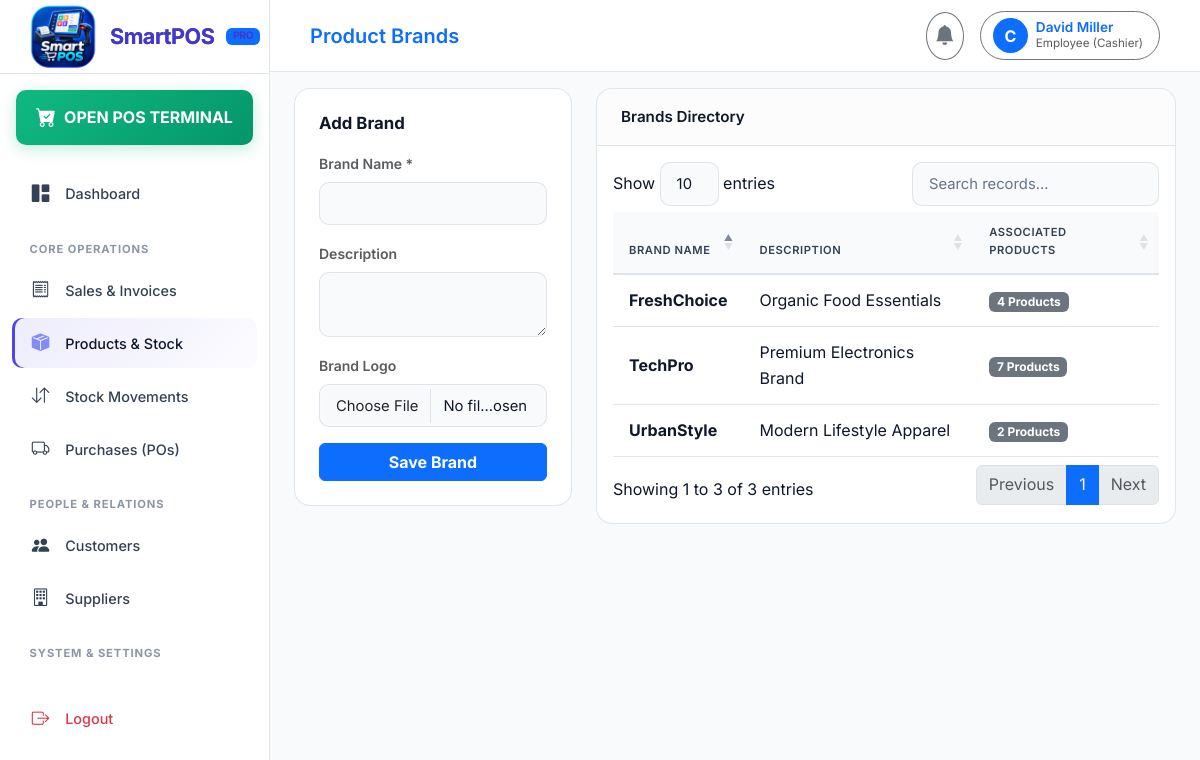
Screenshot of /products/brands/ (signed in) with the database file from the repository.
### authentication/models.py (models this page shows, shortened)
class User(AbstractUser):
    ROLE_SUPER_ADMIN = 'SUPER_ADMIN'
    ROLE_ADMIN = 'ADMIN'
    ROLE_EMPLOYEE = 'EMPLOYEE'
    ROLE_CUSTOMER = 'CUSTOMER'
    ROLE_CHOICES = [
        (ROLE_SUPER_ADMIN, 'Super Admin'),
        (ROLE_ADMIN, 'Admin (Business Owner)'),
        (ROLE_EMPLOYEE, 'Employee (Cashier)'),
        (ROLE_CUSTOMER, 'Customer'),
    ]
    role = models.CharField(max_length=20, choices=ROLE_CHOICES, default=ROLE_EMPLOYEE)
    business = models.ForeignKey(Business, on_delete=models.CASCADE, null=True, blank=True, related_name='users')
    branch = models.ForeignKey('branches.Branch', on_delete=models.SET_NULL, null=True, blank=True, related_name='users')
    phone = models.CharField(max_length=30, blank=True, null=True)
    profile_picture = models.ImageField(upload_to='profile_pics/', null=True, blank=True)
    status = models.BooleanField(default=True)
    created_at = models.DateTimeField(auto_now_add=True)
    updated_at = models.DateTimeField(auto_now=True)
    def is_super_admin(self):
        return self.role == self.ROLE_SUPER_ADMIN or self.is_superuser
    def is_admin(self):
        return self.role in [self.ROLE_ADMIN, self.ROLE_SUPER_ADMIN] or self.is_superuser
    def get_business(self):
        if not self.business:
            b = Business.objects.first()
            if not b:
                b = Business.objects.create(name="SmartPOS Store")
            self.business = b
            self.save(update_fields=['business'])
        return self.business

### products/models.py (models this page shows, shortened)
class Brand(models.Model):
    business = models.ForeignKey('authentication.Business', on_delete=models.CASCADE, related_name='brands')
    name = models.CharField(max_length=150)
    logo = models.ImageField(upload_to='brands/', null=True, blank=True)
    description = models.TextField(blank=True, null=True)
    status = models.BooleanField(default=True)
    created_at = models.DateTimeField(auto_now_add=True)
    updated_at = models.DateTimeField(auto_now=True)

### products/views.py (the view)
# urls.py: path('brands/', views.brands_list, name='brands_list'),
@login_required
def brands_list(request):
    business = request.user.get_business()
    brands = Brand.objects.filter(business=business)
    if request.method == 'POST':
        form = BrandForm(request.POST, request.FILES)
        if form.is_valid():
            b = form.save(commit=False)
            b.business = business
            b.save()
            messages.success(request, "Brand added successfully.")
            return redirect('brands_list')
        else:
            for field, errors in form.errors.items():
                for error in errors:
                    messages.error(request, f"{field.replace('_', ' ').title()}: {error}")
    else:
        form = BrandForm()
    return render(request, 'products/brands.html', {'brands': brands, 'form': form})

### products/forms.py
class BrandForm(forms.ModelForm):
    def __init__(self, *args, **kwargs):
        super().__init__(*args, **kwargs)
        self.fields['status'].initial = True
        self.fields['description'].required = False
        self.fields['logo'].required = False
    class Meta:
        model = Brand
        fields = ['name', 'description', 'logo', 'status']
        widgets = {
            'name': forms.TextInput(attrs={'class': 'form-control', 'required': True}),
            'description': forms.Textarea(attrs={'class': 'form-control', 'rows': 2}),
            'logo': forms.FileInput(attrs={'class': 'form-control'}),
            'status': forms.CheckboxInput(attrs={'class': 'form-check-input', 'checked': True}),
        }

### templates/products/brands.html (shortened to what this page needs)
{% extends 'base.html' %}
{% block header_title %}Product Brands{% endblock %}
{% block content %}
<div class="row g-4">
    <div class="col-md-4">
        <div class="card card-custom p-4">
            <h5 class="fw-bold text-light mb-3">Add Brand</h5>
            <form method="post" enctype="multipart/form-data">
                <div class="mb-3">
                    <label class="form-label text-muted small fw-semibold">Brand Name *</label>
                    {{ form.name }}
                </div>
                <div class="mb-3">
                    <label class="form-label text-muted small fw-semibold">Description</label>
                    {{ form.description }}
                </div>
                <div class="mb-3">
                    <label class="form-label text-muted small fw-semibold">Brand Logo</label>
                    {{ form.logo }}
                </div>
                <button type="submit" class="btn btn-primary w-100 fw-bold">Save Brand</button>
            </form>
        </div>
    </div>
    <div class="col-md-8">
        <div class="card card-custom">
            <div class="card-header">
                <span>Brands Directory</span>
            </div>
            <div class="table-responsive p-3">
                <table class="table table-custom datatable align-middle">
                    <thead>
                        <tr>
                            <th>Brand Name</th>
                            <th>Description</th>
                            <th>Associated Products</th>
                        </tr>
                    </thead>
                    <tbody>
                        {% for b in brands %}
                        <tr>
                            <td class="fw-bold text-light">{{ b.name }}</td>
                            <td>{{ b.description|default:"-" }}</td>
                            <td><span class="badge bg-secondary">{{ b.products.count }} Products</span></td>
                        </tr>
                        {% empty %}
                        <tr>
                            <td colspan="3" class="text-center text-muted py-4">No brands created yet.</td>
                        </tr>
                        {% endfor %}
                    </tbody>
                </table>
            </div>
        </div>
    </div>
</div>
{% endblock %}

### templates/base.html (shortened to what this page needs)
{% load static %}
<!DOCTYPE html>
<html lang="en">
<head>
    <link href="https://cdn.jsdelivr.net/npm/bootstrap@5.3.2/dist/css/bootstrap.min.css" rel="stylesheet">
    <link rel="stylesheet" href="https://cdn.jsdelivr.net/npm/bootstrap-icons@1.11.2/font/bootstrap-icons.min.css">
    <link rel="stylesheet" href="https://cdn.datatables.net/1.13.7/css/dataTables.bootstrap5.min.css">
    <link rel="stylesheet" href="{% static 'css/style.css' %}">
</head>
<body>
    <aside id="sidebar">
        <div class="sidebar-brand">
            <img
                src="{% static 'images/favicon.png' %}"
                alt="SmartPOS Logo"
                class="sidebar-brand-icon"
            >
            <span>SmartPOS</span>
            <span class="badge bg-primary text-uppercase" style="font-size: 0.65rem;">
                Pro
            </span>
        </div>
        <div class="p-3 pb-0">
            <a href="{% url 'pos_terminal' %}" class="nav-link pos-btn text-center justify-content-center py-2 rounded-3">
                <i class="bi bi-cart-check-fill fs-5 me-2"></i>
                <span class="fw-bold">OPEN POS TERMINAL</span>
            </a>
        </div>
        <ul class="sidebar-nav mt-3">
            <li class="nav-item">
                <a href="{% url 'dashboard' %}" class="nav-link {% if request.resolver_match.url_name == 'dashboard' %}active{% endif %}">
                    <i class="bi bi-grid-1x2-fill"></i>
                    <span>Dashboard</span>
                </a>
            </li>
            <li class="nav-label">Core Operations</li>
            <li class="nav-item">
                <a href="{% url 'sales_list' %}" class="nav-link {% if 'sales' in request.path %}active{% endif %}">
                    <i class="bi bi-receipt"></i>
                    <span>Sales & Invoices</span>
                </a>
            </li>
            <li class="nav-item">
                <a href="{% url 'products_list' %}" class="nav-link {% if 'products' in request.path %}active{% endif %}">
                    <i class="bi bi-box-seam-fill"></i>
                    <span>Products & Stock</span>
                </a>
            </li>
            <li class="nav-item">
                <a href="{% url 'inventory_list' %}" class="nav-link {% if 'inventory' in request.path %}active{% endif %}">
                    <i class="bi bi-arrow-down-up"></i>
                    <span>Stock Movements</span>
                </a>
            </li>
            <li class="nav-item">
                <a href="{% url 'purchases_list' %}" class="nav-link {% if 'purchases' in request.path %}active{% endif %}">
                    <i class="bi bi-truck"></i>
                    <span>Purchases (POs)</span>
                </a>
            </li>
            <li class="nav-label">People & Relations</li>
            <li class="nav-item">
                <a href="{% url 'customers_list' %}" class="nav-link {% if 'customers' in request.path %}active{% endif %}">
                    <i class="bi bi-people-fill"></i>
                    <span>Customers</span>
                </a>
            </li>
            <li class="nav-item">
                <a href="{% url 'suppliers_list' %}" class="nav-link {% if 'suppliers' in request.path %}active{% endif %}">
                    <i class="bi bi-building"></i>
                    <span>Suppliers</span>
                </a>
            </li>
            <li class="nav-label">System & Settings</li>
            <li class="nav-item mt-4 mb-5">
                <a href="{% url 'logout' %}" class="nav-link text-danger">
                    <i class="bi bi-box-arrow-right"></i>
                    <span>Logout</span>
                </a>
            </li>
        </ul>
    </aside>
    <div id="main-content">
        <header class="top-navbar">
            <div class="d-flex align-items-center gap-3">
                <div class="fw-semibold text-primary fs-5">
                    {% block header_title %}{{ current_business.name|default:"SmartPOS Enterprise" }}{% endblock %}
                </div>
            </div>
            <div class="d-flex align-items-center gap-3">
                <div class="dropdown">
                    <button class="btn btn-outline-secondary position-relative rounded-circle p-2" type="button" data-bs-toggle="dropdown">
                        <i class="bi bi-bell-fill fs-5"></i>
                    </button>
                </div>
                <div class="dropdown">
                    <button class="btn btn-outline-secondary d-flex align-items-center gap-2 rounded-pill pe-3" type="button" data-bs-toggle="dropdown">
                        <div class="bg-primary text-white rounded-circle d-flex align-items-center justify-content-center fw-bold" style="width: 35px; height: 35px;">
                            {{ user.username|slice:":1"|upper }}
                        </div>
                        <div class="text-start d-none d-sm-block">
                            <div class="fw-semibold text-primary" style="font-size: 0.85rem; line-height: 1.2;">{{ user.get_full_name|default:user.username }}</div>
                            <div class="text-muted" style="font-size: 0.725rem;">{{ user.get_role_display }}</div>
                        </div>
                    </button>
                </div>
            </div>
        </header>
        <div class="container-fluid pt-3 px-4">
        </div>
        <main class="container-fluid px-4 pb-5 flex-grow-1">
            {% block content %}{% endblock %}
        </main>
    </div>
</body>
</html>

### rows the page displays
User: username "C", get_full_name "David Miller", role "Employee (Cashier)"
Brand: name "TechPro", description "Premium Electronics Brand", products.count "7"
Brand: name "FreshChoice", description "Organic Food Essentials", products.count "4"
Brand: name "UrbanStyle", description "Modern Lifestyle Apparel", products.count "2"
